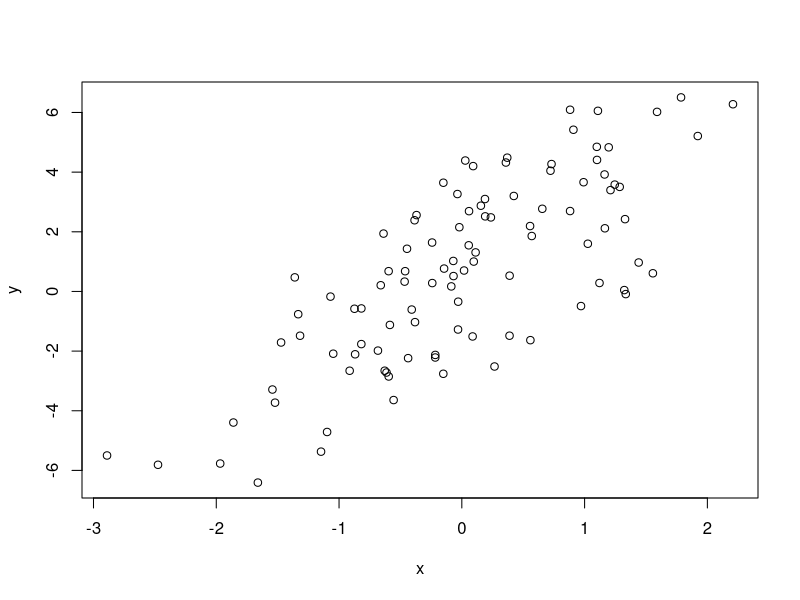
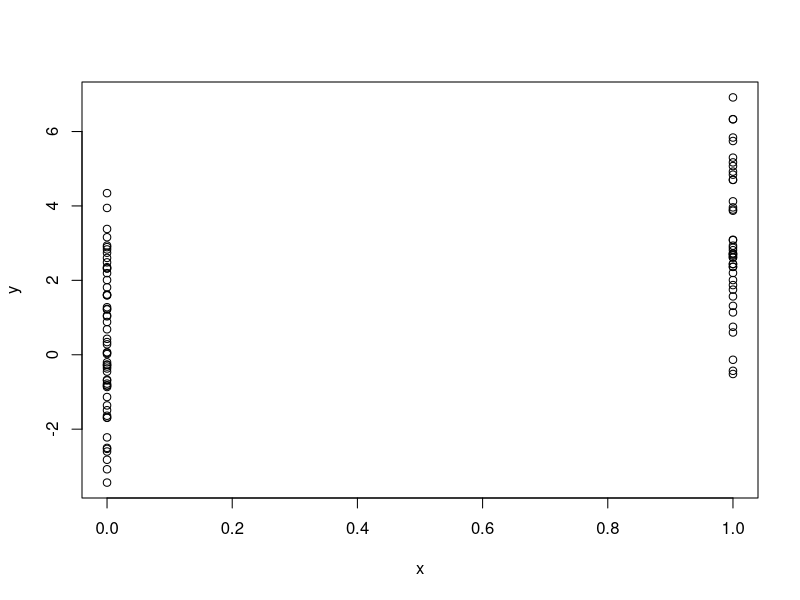
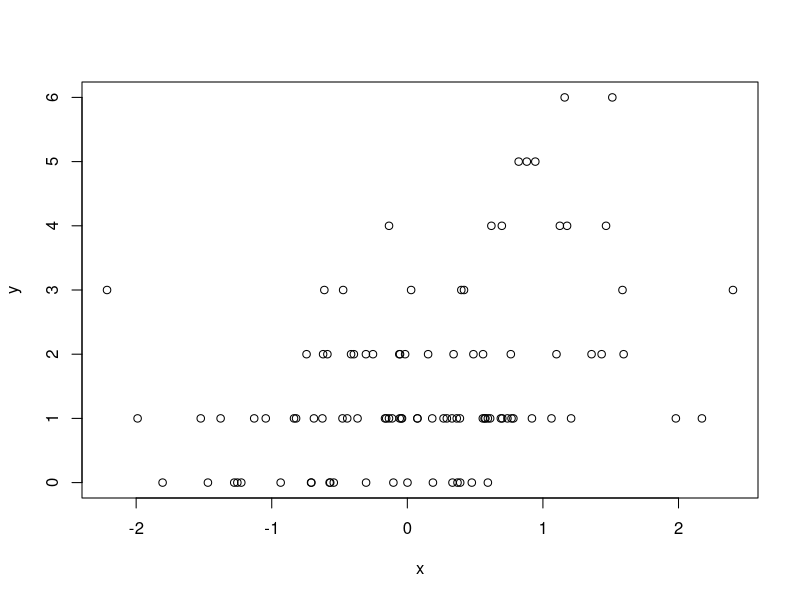

R code for these plots, in order:
## ---- chunk 1
knitr::opts_chunk$set(echo = TRUE)
## ---- chunk 2
set.seed(20)
x <- rnorm(100) # standard normal
e <- rnorm(100, 0, 2) # epsilons distribution
b0 <- 0.5
b1 <- 2

y <- b0 + b1 * x + e
summary(y)
plot(x, y)
## ---- chunk 3
set.seed(20)
x <- rbinom(100, 1, 0.5) # now use a binomial distribution
e <- rnorm(100, 0, 2) # epsilons distribution
b0 <- 0.5
b1 <- 2

y <- b0 + b1 * x + e
summary(y)
plot(x, y)
## ---- chunk 4
set.seed(1)
x <- rnorm(100)
b0 <- 0.5
b1 <- 0.3
log.mu <- b0 + b1 * x
y <- rpois(100, exp(log.mu))
summary(y)
plot(x, y)
